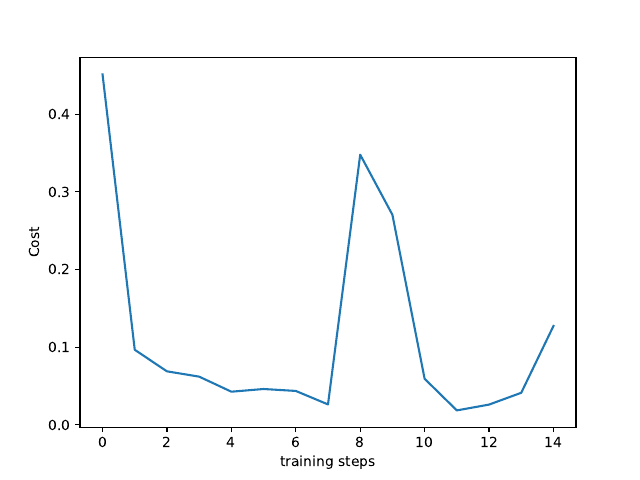

Recreate this plot in Python.
import tensorflow as tf
import numpy as np
import pdb

class DeepQNetwork:

	def __init__(
		self,
		env,
		n_actions,
		n_features,
		learning_rate=0.01,
		discount_rate=0.9,
		e_greedy_max=0.8,
		e_greedy_min=0.4,
		replace_target_param_interval=300,
		memory_size=200,
		batch_size=32,
		e_greedy_decrement=None,
		output_graph=False,
	):
		self.env = env
		self.n_actions = n_actions
		self.n_features = n_features
		self.lr = learning_rate
		self.gamma = discount_rate
		self.replace_target_param_interval = replace_target_param_interval
		self.memory_size = memory_size
		self.batch_size = batch_size
		self.e_greedy_decrement = e_greedy_decrement
		self.epsilon_min = e_greedy_min
		self.epsilon = e_greedy_max
		self.learn_step_counter = 0
		self.memory = np.zeros((self.memory_size, n_features*2+2))

		self.sess = tf.Session()
		if output_graph:
			tf.summary.FileWriter("logs/", self.sess.graph)
	
		# pdb.set_trace()
		self._build_net()
		t_params = tf.get_collection('target_net_params')
		e_params = tf.get_collection('eval_net_params')
		self.replace_target_op = [tf.assign(t,e) for t, e in zip(t_params, e_params)]		

		self.sess.run(tf.global_variables_initializer())
		# obs = np.array((7,0))
		# obs = obs[np.newaxis, :]
		# self.sess.run(self.q_eval, feed_dict={self.s: obs})
		self.cost_his = []
		self.reward_his = []

		self.saver = tf.train.Saver(max_to_keep=1)
		self.output_params()

	def _build_net(self):
		# build evaluate network
		self.s = tf.placeholder(tf.float32, [None, self.n_features], name='s')
		self.q_target = tf.placeholder(tf.float32, [None, self.n_actions], name='Q_target')
		with tf.variable_scope('eval_net'):
			# c_names指的是tf中的collection，用于收集神经网络用到的参数weight，即eval_net_params变量代表的参数
			# w_initializer建立weight的随机参数，b_initializer建立bias的随机参数
			c_names, n_l1, w_initializer, b_initializer = \
				['eval_net_params', tf.GraphKeys.GLOBAL_VARIABLES], 10, \
				tf.random_normal_initializer(0, 0.3), tf.constant_initializer(0.1)

			with tf.variable_scope('l1'):
				w1 = tf.get_variable('w1', [self.n_features, n_l1], initializer=b_initializer, collections=c_names)
				b1 = tf.get_variable('b1', [1, n_l1], initializer=b_initializer, collections=c_names)
				l1 = tf.nn.relu(tf.matmul(self.s, w1) + b1)

			with tf.variable_scope('l2'):
				w2 = tf.get_variable('w2', [n_l1, self.n_actions], initializer=w_initializer, collections=c_names)
				b2 = tf.get_variable('b2', [1, self.n_actions], initializer=b_initializer, collections=c_names)
				self.q_eval = tf.matmul(l1, w2) + b2

		with tf.variable_scope('loss'):
			self.loss = tf.reduce_mean(tf.squared_difference(self.q_target, self.q_eval))
		with tf.variable_scope('train'):
			self._train_op = tf.train.RMSPropOptimizer(self.lr).minimize(self.loss)

		# build target network
		self.s_ = tf.placeholder(tf.float32, [None, self.n_features], name='s_')
		with tf.variable_scope('target_net'):
			c_names = ['target_net_params', tf.GraphKeys.GLOBAL_VARIABLES]

			with tf.variable_scope('l1'):
				w1 = tf.get_variable('w1', [self.n_features, n_l1], initializer=w_initializer, collections=c_names)
				b1 = tf.get_variable('b1', [1, n_l1], initializer=b_initializer, collections=c_names)
				l1 = tf.nn.relu(tf.matmul(self.s_, w1) + b1)

			with tf.variable_scope('l2'):
				w2 = tf.get_variable('w2', [n_l1, self.n_actions], initializer=w_initializer, collections=c_names)
				b2 = tf.get_variable('b2', [1, self.n_actions], initializer=b_initializer, collections=c_names)
				self.q_next = tf.matmul(l1, w2) + b2

	def output_params(self):
		vars = tf.trainable_variables()
		print(vars) #some infos about variables...
		vars_vals = self.sess.run(vars)
		for var, val in zip(vars, vars_vals):
			print("var: {}, value: {}".format(var.name, val))

	def load_model(self):
		self.saver.restore(self.sess, 'ckpt/MRG.ckpt')

	def _filter_invalid_action(self, actions_values, observation):
		valid_actions = self.env.getValidActionDict(observation)
		min_q = float("-inf")
		for action, isValid in valid_actions.items():
			if isValid is not 1:
				actions_values[action] = min_q
		return actions_values

	def choose_action(self, observation):
		cur_pos = self.env.state2pos(observation[1])
		observation = observation[np.newaxis, :]
		if np.random.uniform() < self.epsilon:
			v_a = self.env.getValidActionList(cur_pos)
			action = (np.random.choice(v_a, 1))[0]
		else:
			actions_values = self.sess.run(self.q_eval, feed_dict={self.s: observation})
			filtered_action_values = self._filter_invalid_action(np.squeeze(actions_values), cur_pos)
			action = np.argmax(filtered_action_values)
		return action

	def greedy_choose_action(self, observation):
		cur_pos = self.env.state2pos(observation[1])
		coin_idx = observation[0]
		cur_state = observation[1]
		observation = observation[np.newaxis, :]
		actions_values = self.sess.run(self.q_eval, feed_dict={self.s: observation})
		print("coin_idx = ", coin_idx, " cur_state = ", cur_state, " | actions_values = ", actions_values)
		filtered_action_values = self._filter_invalid_action(np.squeeze(actions_values), cur_pos)
		action = np.argmax(filtered_action_values)
		return action

	def update_memory(self, obs, a, r, obs_):
		if not hasattr(self, 'memory_counter'):
			self.memory_counter = 0

		experience = np.hstack((obs, [a, r], obs_))
		# print("experience = ", experience)
		idx = self.memory_counter % self.memory_size
		self.memory[idx, :] = experience
		self.memory_counter += 1		

	def learn(self, episode):
		if self.learn_step_counter % self.replace_target_param_interval == 0:
			self.sess.run(self.replace_target_op)
			print("replaced target network parameters susccessfully, episode = ", episode,
				" epsilon = ", self.epsilon)

		if self.memory_counter > self.memory_size:
			sample_idx = np.random.choice(self.memory_size, size=self.batch_size)
		else:
			sample_idx = np.random.choice(self.memory_counter, size=self.batch_size)

		# get all single experience from memory buffer depends on the smapled index
		memory_batch = self.memory[sample_idx, :]

		q_next, q_eval = self.sess.run(
			[self.q_next, self.q_eval],
			feed_dict = {
				self.s_: memory_batch[:, -self.n_features:],
				self.s: memory_batch[:, :self.n_features  ]
			})

		q_target = q_eval.copy()
		batch_idx = np.arange(self.batch_size, dtype=np.int32)
		eval_action_idx = memory_batch[:, self.n_features].astype(int)
		reward = memory_batch[:, self.n_features + 1]
		# print("q_next = ", q_next)
		# print("q_eval = ", q_eval)
		# print("eval_action_idx = ", eval_action_idx)
		eval_state_idx = memory_batch[:, self.n_features-1].astype(int)
		# print("eval_state_idx = ", eval_state_idx)
		for i in batch_idx:
			# print(q_next[i])
			self._filter_invalid_action(q_next[i], self.env.state2pos(eval_state_idx[i]))
		# print("q_next = ", q_next)
		q_target[batch_idx, eval_action_idx] = reward + self.gamma * np.max(q_next, axis=1)

		# training
		_, self.cost = self.sess.run([self._train_op, self.loss],
									 feed_dict = {self.s: memory_batch[:, :self.n_features],
									 			  self.q_target: q_target})
		# tf.summary.scalar('loss', self.cost)
		# tf.summary.scalar('cumulative_reward', self.env.total_reward)
		# tf.summary.FileWriter("logs/", self.sess.graph)

		self.cost_his.append(self.cost)
		# if self.epsilon > self.epsilon_min:
		# 	self.epsilon -= self.e_greedy_decrement 
		self.learn_step_counter += 1

	def reduce_epislon(self):
		if self.epsilon > self.epsilon_min:
			self.epsilon -= self.e_greedy_decrement

	def plot_cost(self):
		import matplotlib.pyplot as plt
		plt.plot(np.arange(len(self.cost_his)), self.cost_his)
		plt.ylabel('Cost')
		plt.xlabel('training steps')
		plt.savefig('gym-results/dqn.pdf')
		plt.clf()

	def plot_reward(self):
		import matplotlib.pyplot as plt
		# pdb.set_trace()
		r = np.array(self.reward_his)
		y = np.mean(r[:len(self.reward_his)//100*100].reshape(-1, 100), axis=0)
		plt.plot(y)
		plt.ylabel('cumulative_reward')
		plt.xlabel('episodes')
		plt.savefig('gym-results/cumulative_reward.pdf')
		plt.clf()